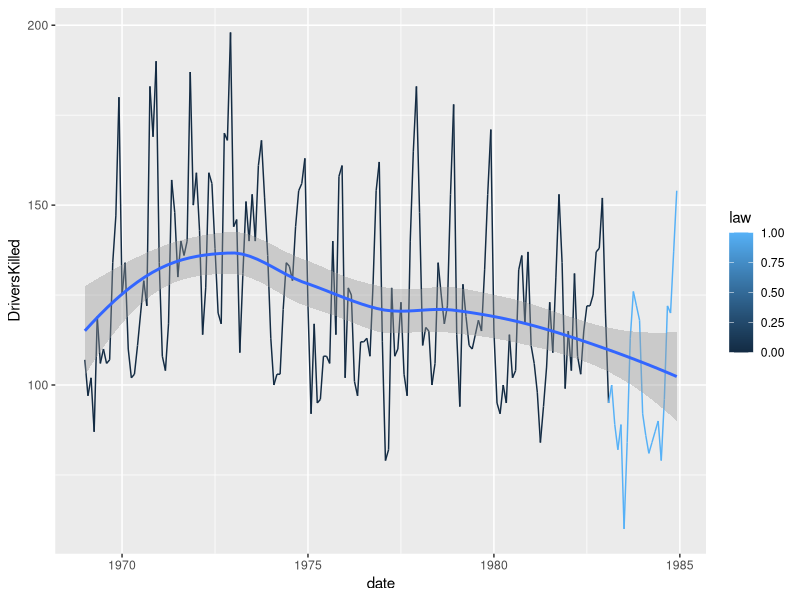
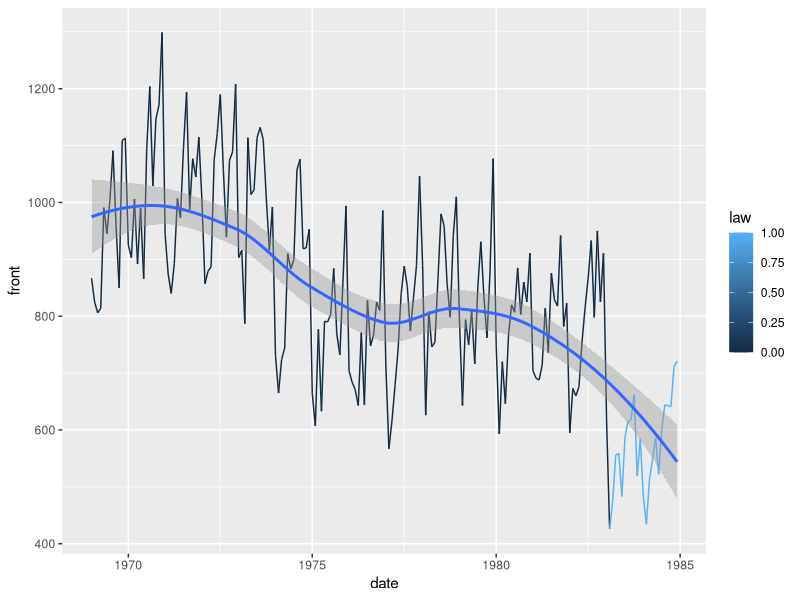
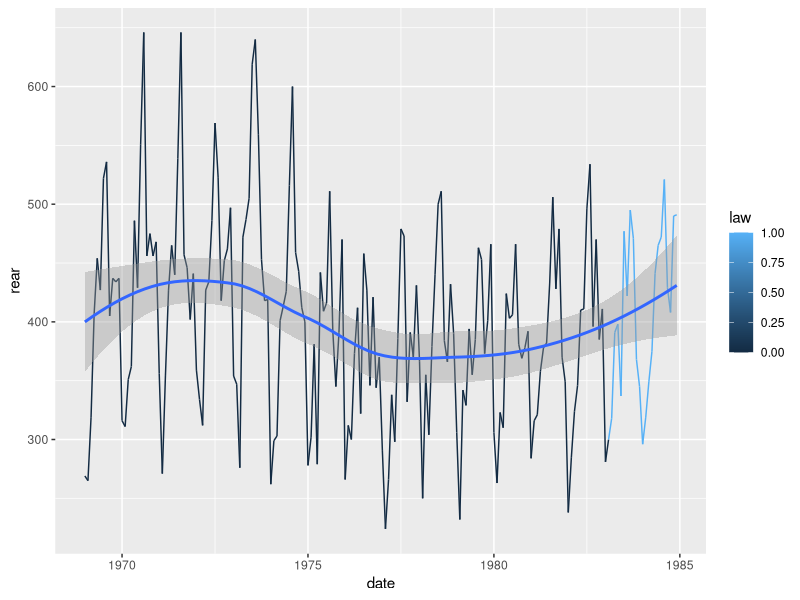
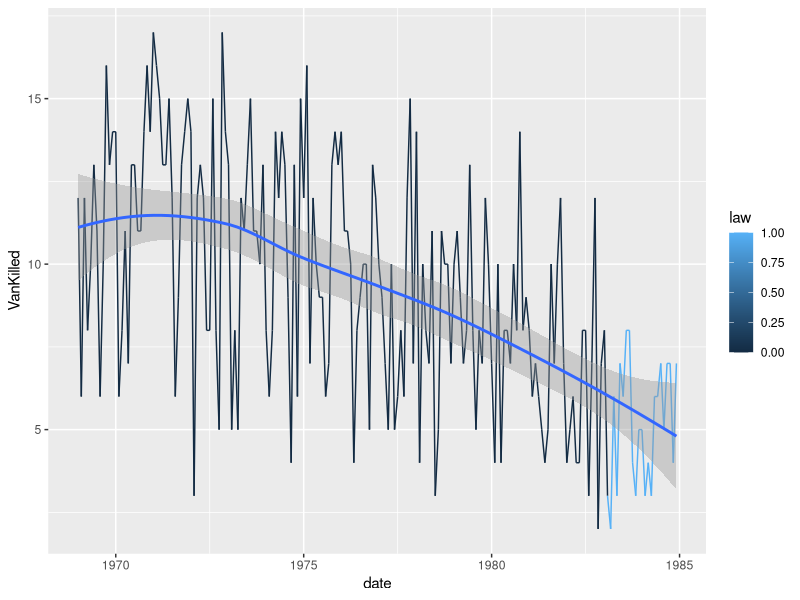
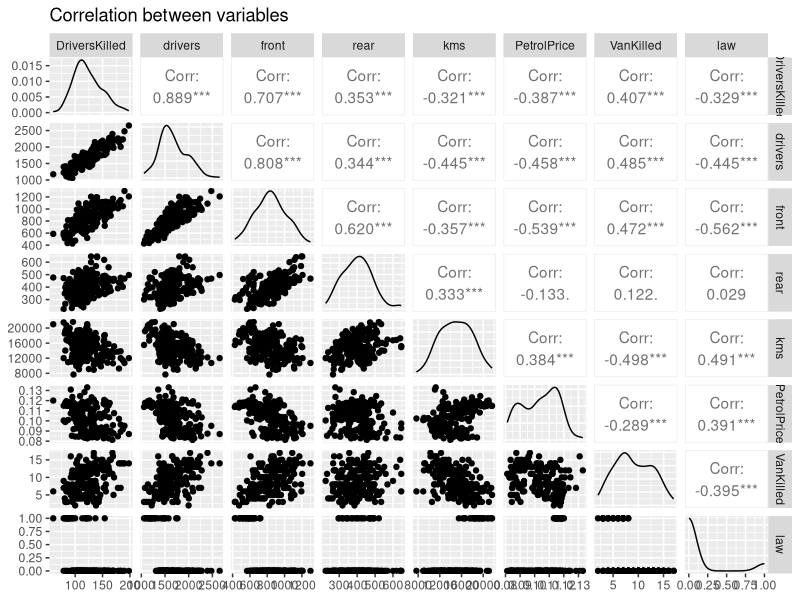

Write R code to recreate these figures, in order.
## ---- chunk 1
# Libraries
set.seed(96024)

library(tidyverse)
library(readr)
library(kableExtra)
library(bookdown)
## ---- chunk 2
knitr::opts_chunk$set(fig.pos = 'H', echo = FALSE, message = FALSE, warning = FALSE)
## ---- chunk 3
Seatbelts_data = data.frame(as.matrix(Seatbelts),date=time(Seatbelts))
## ---- chunk 4
ggplot(data=Seatbelts_data, aes(x=date,y=DriversKilled,col=law))+geom_line()+geom_smooth()
## ---- chunk 5
ggplot(data=Seatbelts_data, aes(x=date,y=front,col=law))+geom_line()+geom_smooth()
## ---- chunk 6
ggplot(data=Seatbelts_data, aes(x=date,y=rear,col=law))+geom_line()+geom_smooth()
## ---- chunk 7
ggplot(data=Seatbelts_data, aes(x=date,y=VanKilled,col=law))+geom_line()+geom_smooth()
## ---- chunk 8
Seatbelts_data %>%
  group_by(law) %>%
  summarise(DriversKilled_Average=mean(DriversKilled)) %>%
  kable(caption="Drivers killed before and after law")
## ---- chunk 9
Seatbelts_data %>%
  group_by(law) %>%
  summarise(Rear_Average=mean(rear)) %>%
  kable(caption="Back seat passengers killed before and after law")
## ---- chunk 10
Seatbelts_data %>%
  group_by(law) %>%
  summarise(Front_Average=mean(front)) %>%
  kable(caption="Front seat passengers killed before and after law")
## ---- chunk 11
Seatbelts_data %>%
  group_by(law) %>%
  summarise(Van_Average=mean(VanKilled)) %>%
  kable(caption="Light good vehicle drivers killed before and after law")
## ---- chunk 12
library(ggplot2)
library(GGally)
## ---- chunk 13
Seatbelts%>%as.data.frame()->seatbelts
## ---- chunk 14
seatbelts%>%
  summary%>%
  kable(caption = "summary of all variabls")%>%
  kable_styling(bootstrap_options = c("striped", "hover"))

## ---- chunk 15
seatbelts%>% 
  ggpairs()+
  ggtitle("Correlation between variables")
